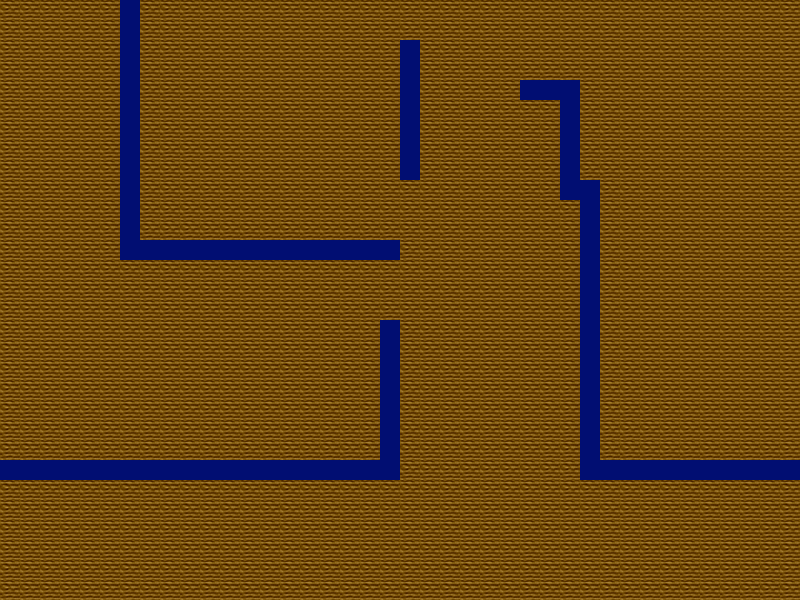

A level layout from a 2D game, rendered from its tile map. Below: a short description, then the map file with tile-grid data replaced by summaries:
An orthogonal 40x30 tile map with 20x20 px tiles, 1 tile layer (layer1).

<map version="1.0" orientation="orthogonal" width="40" height="30" tilewidth="20" tileheight="20">
 <tileset firstgid="1" name="tileset" tilewidth="20" tileheight="20">
  <image source="tileset.png" width="400" height="400" />
  <tile id="1">
   <properties>
    <property name="blocked" value="true" />
   </properties>
  </tile>
 </tileset>
 <layer name="layer1" width="40" height="30">
  <data>[1200 cells, 1200 non-empty, 2 distinct tile ids]</data>
 </layer>
</map>
